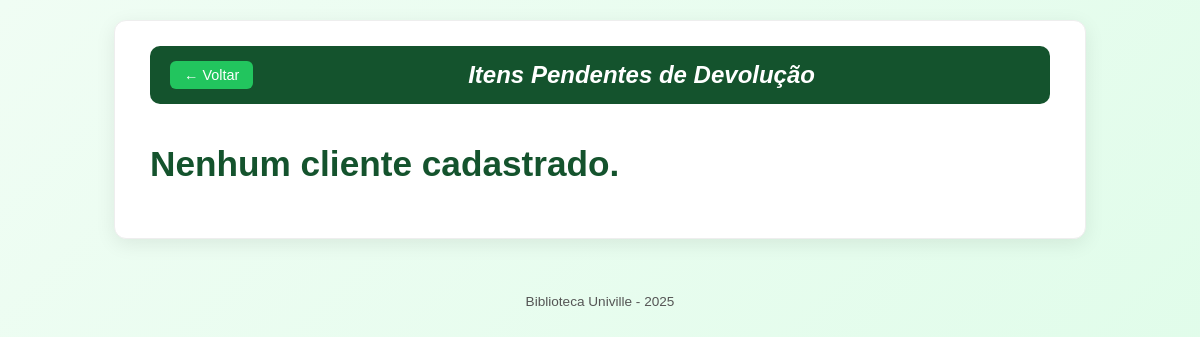
Page /devolucao on the earlier database version.
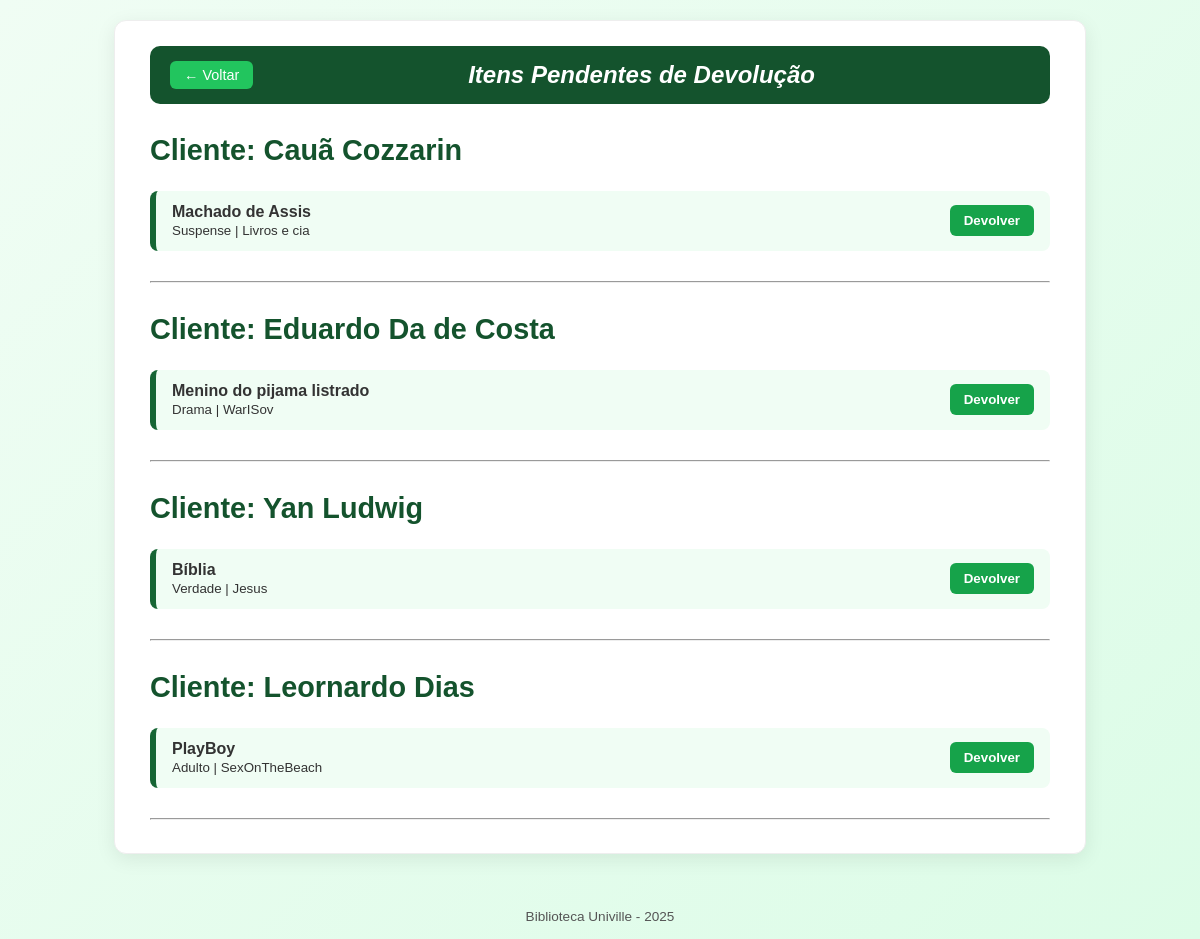
Same page on the later database version.
### database.py (models this page shows, shortened)
class Cliente(db.Model):
    __tablename__ = 'clientes'
    id = db.Column(db.Integer, primary_key=True)
    nome = db.Column(db.String(100), nullable=False)
    cpf = db.Column(db.String(14), unique=True, nullable=False)
    email = db.Column(db.String(100))
    telefone = db.Column(db.String(20))
    data_cadastro = db.Column(db.DateTime, default=datetime.now)
    emprestimos = db.relationship("Emprestimo", back_populates="cliente")

class Material(db.Model):
    __tablename__ = 'acervo'
    id = db.Column(db.Integer, primary_key=True)
    tipo = db.Column(db.String(50))   # 'Livro' ou 'Revista'
    titulo = db.Column(db.String(200), nullable=False)
    categoria = db.Column(db.String(100))
    editora = db.Column(db.String(100))
    autor = db.Column(db.String(100))
    edicao = db.Column(db.Integer)
    disponivel = db.Column(db.Boolean, default=True)
    emprestimos = db.relationship("Emprestimo", back_populates="material")

### app/routes.py (the view)
@bp.route('/devolucao')
def devolucao():
    emprestimos_abertos = db.session.execute(
        db.select(Emprestimo)
          .filter_by(status="ABERTO")
          .order_by(Emprestimo.cliente_id)
    ).scalars().all()
    clientes_com_aluguel = []
    clientes_map = {}
    for emp in emprestimos_abertos:
        cliente_id = emp.cliente.id
        if cliente_id not in clientes_map:
            cliente_data = {
                'id_cliente': cliente_id,
                'nome': emp.cliente.nome,
                'itens_alugados': []
            }
            clientes_map[cliente_id] = cliente_data
            clientes_com_aluguel.append(cliente_data)
        clientes_map[cliente_id]['itens_alugados'].append({
            'titulo': emp.material.titulo,
            'categoria': emp.material.categoria,
            'editora': emp.material.editora,
            'emprestimo_id': emp.id
        })
    return render_template('devolucao.html', clientes=clientes_com_aluguel)

### app/templates/devolucao.html (shortened to what this page needs)
<!DOCTYPE html>
<html lang="pt-BR">
<head>
    <link rel="stylesheet" href="{{ url_for('static', filename='devolucao.css') }}">
</head>
<body id="corpo">
    <div class="container">
        <nav id="menu">
            <div class="menu-topo">
                <a href="{{ url_for('main.index') }}" id="botaoVoltar">← Voltar</a>
                <h1 id="titulo">Itens Pendentes de Devolução</h1>
            </div>
        </nav>
        {% for cliente in clientes %}
            {% if cliente.itens_alugados %}
                <h2 id="cabecalhoClientes" style="font-size: 1.8rem; margin-top: 30px;">
                    Cliente: {{ cliente.nome }}
                </h2>
                <ul>
                    {% for item in cliente.itens_alugados %}
                        <li>
                            <div class="item-info">
                                <strong>{{ item.titulo }}</strong>
                                <br>
                                <small>{{ item.categoria }} | {{ item.editora }}</small>
                            </div>
                                <form
                                    class="form-devolver"
                                    action="{{ url_for('main.finalizar_devolucao') }}"
                                    method="POST"
                                    onsubmit="return confirm('Tem certeza que deseja devolver o item: {{ item.titulo }}?');"
                                >
                                    <button type="submit" class="botao-devolver">Devolver</button>
                                </form>
                        </li>
                    {% endfor %}
                </ul>
                <hr style="margin-top: 30px;">
            {% endif %}
        {% else %}
            <h2 id="cabecalhoClientes">Nenhum cliente cadastrado.</h2>
        {% endfor %}
    </div>
    <footer id="rodape">Biblioteca Univille - 2025</footer>
</body>
</html>

Differences in the rows shown:
added Cliente: nome "Cauã Cozzarin"
added Material: titulo "Machado de Assis", categoria "Suspense", editora "Livros e cia", shown under "Cauã Cozzarin"
added Cliente: nome "Eduardo Da de Costa"
added Material: titulo "Menino do pijama listrado", categoria "Drama", editora "WarISov", shown under "Eduardo Da de Costa"
added Cliente: nome "Yan Ludwig"
added Material: titulo "Bíblia", categoria "Verdade", editora "Jesus", shown under "Yan Ludwig"
added Cliente: nome "Leornardo Dias"
added Material: titulo "PlayBoy", categoria "Adulto", editora "SexOnTheBeach", shown under "Leornardo Dias"
Other differences:
text no longer shown: "Nenhum cliente cadastrado."
